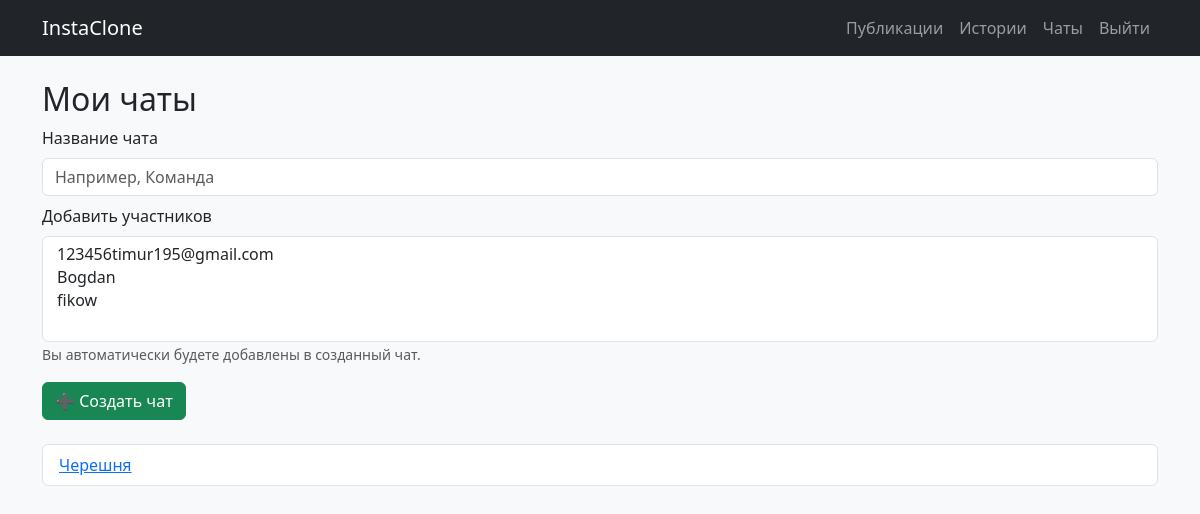
Page /chat/ (signed in) on the earlier database version.
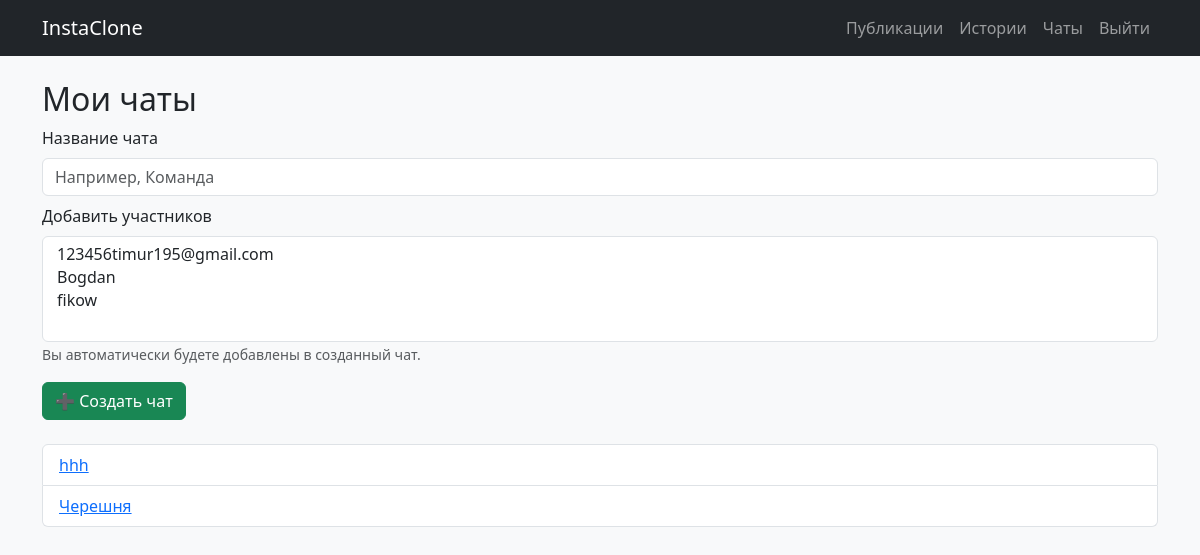
Same page on the later database version.
### chat/models.py (models this page shows, shortened)
class Chat(models.Model):
    name = models.CharField(max_length=255, unique=True)
    participants = models.ManyToManyField(User, related_name="chats", blank=True)
    class Meta:
        ordering = ("name",)

### chat/views.py (the view)
# urls.py: path('', views.chat_list, name='chat_list'),
@login_required
def chat_list(request):
    chats = (
        Chat.objects.filter(
            Q(participants=request.user) | Q(messages__sender=request.user)
        )
        .distinct()
        .order_by("name")
    )
    chats = Chat.objects.filter(participants=request.user).order_by("name")
    users = User.objects.exclude(id=request.user.id).order_by("username")
    return render(
        request,
        "chat/chat_list.html",
        {"chats": chats, "users": users},
    )

### templates/chat/chat_list.html (shortened to what this page needs)
{% extends "base.html" %}
{% block content %}
<h2>Мои чаты</h2>
<form method="post" action="{% url 'create_chat' %}" class="mb-4">
  <div class="mb-2">
    <label class="form-label" for="chat-name">Название чата</label>
    <input id="chat-name" type="text" name="name" class="form-control" placeholder="Например, Команда" required>
  </div>
  <div class="mb-3">
    <label class="form-label" for="chat-participants">Добавить участников</label>
    <select id="chat-participants" name="participants" class="form-select" multiple>
      {% for user in users %}
        <option value="{{ user.id }}">{{ user.username }}</option>
      {% endfor %}
    </select>
    <small class="form-text text-muted">Вы автоматически будете добавлены в созданный чат.</small>
  </div>
  <button type="submit" class="btn btn-success">➕ Создать чат</button>
</form>
<ul class="list-group">
  {% for chat in chats %}
    <li class="list-group-item d-flex justify-content-between align-items-center">
      <a href="{% url 'chat_detail' chat.id %}">{{ chat.name }}</a>
    </li>
  {% empty %}
    <li class="list-group-item">Нет чатов</li>
  {% endfor %}
</ul>
{% endblock %}

Differences in the rows shown:
added Chat: name "hhh"
